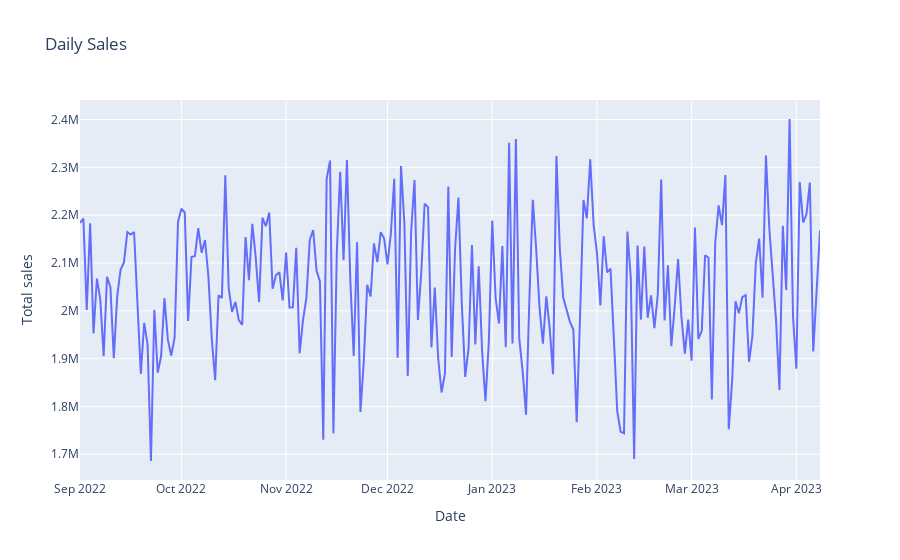

The code cell stored with this chart in its notebook:
### Code cell
# Calculate daily sales
daily_sales = df.groupby('Date')['Product price'].sum()
fig = go.Figure()
fig.add_trace(go.Scatter(x=daily_sales.index, y=daily_sales.values, mode='lines'))
fig.update_layout(title='Daily Sales', xaxis_title='Date', yaxis_title='Total sales')
fig.show()

### Figure 1 — Plotly figure (JSON) as saved in the notebook; plotly's stock layout.template omitted (floating-point values rounded to 4 significant figures; data arrays with more than 128 entries replaced by an {"elided": "..."} marker saying what was removed)
{"data": [{"mode": "lines", "type": "scatter", "x": {"elided": "220 str values"}, "y": {"elided": "220 int values"}}], "layout": {"title": {"text": "Daily Sales"}, "xaxis": {"title": {"text": "Date"}}, "yaxis": {"title": {"text": "Total sales"}}}}
